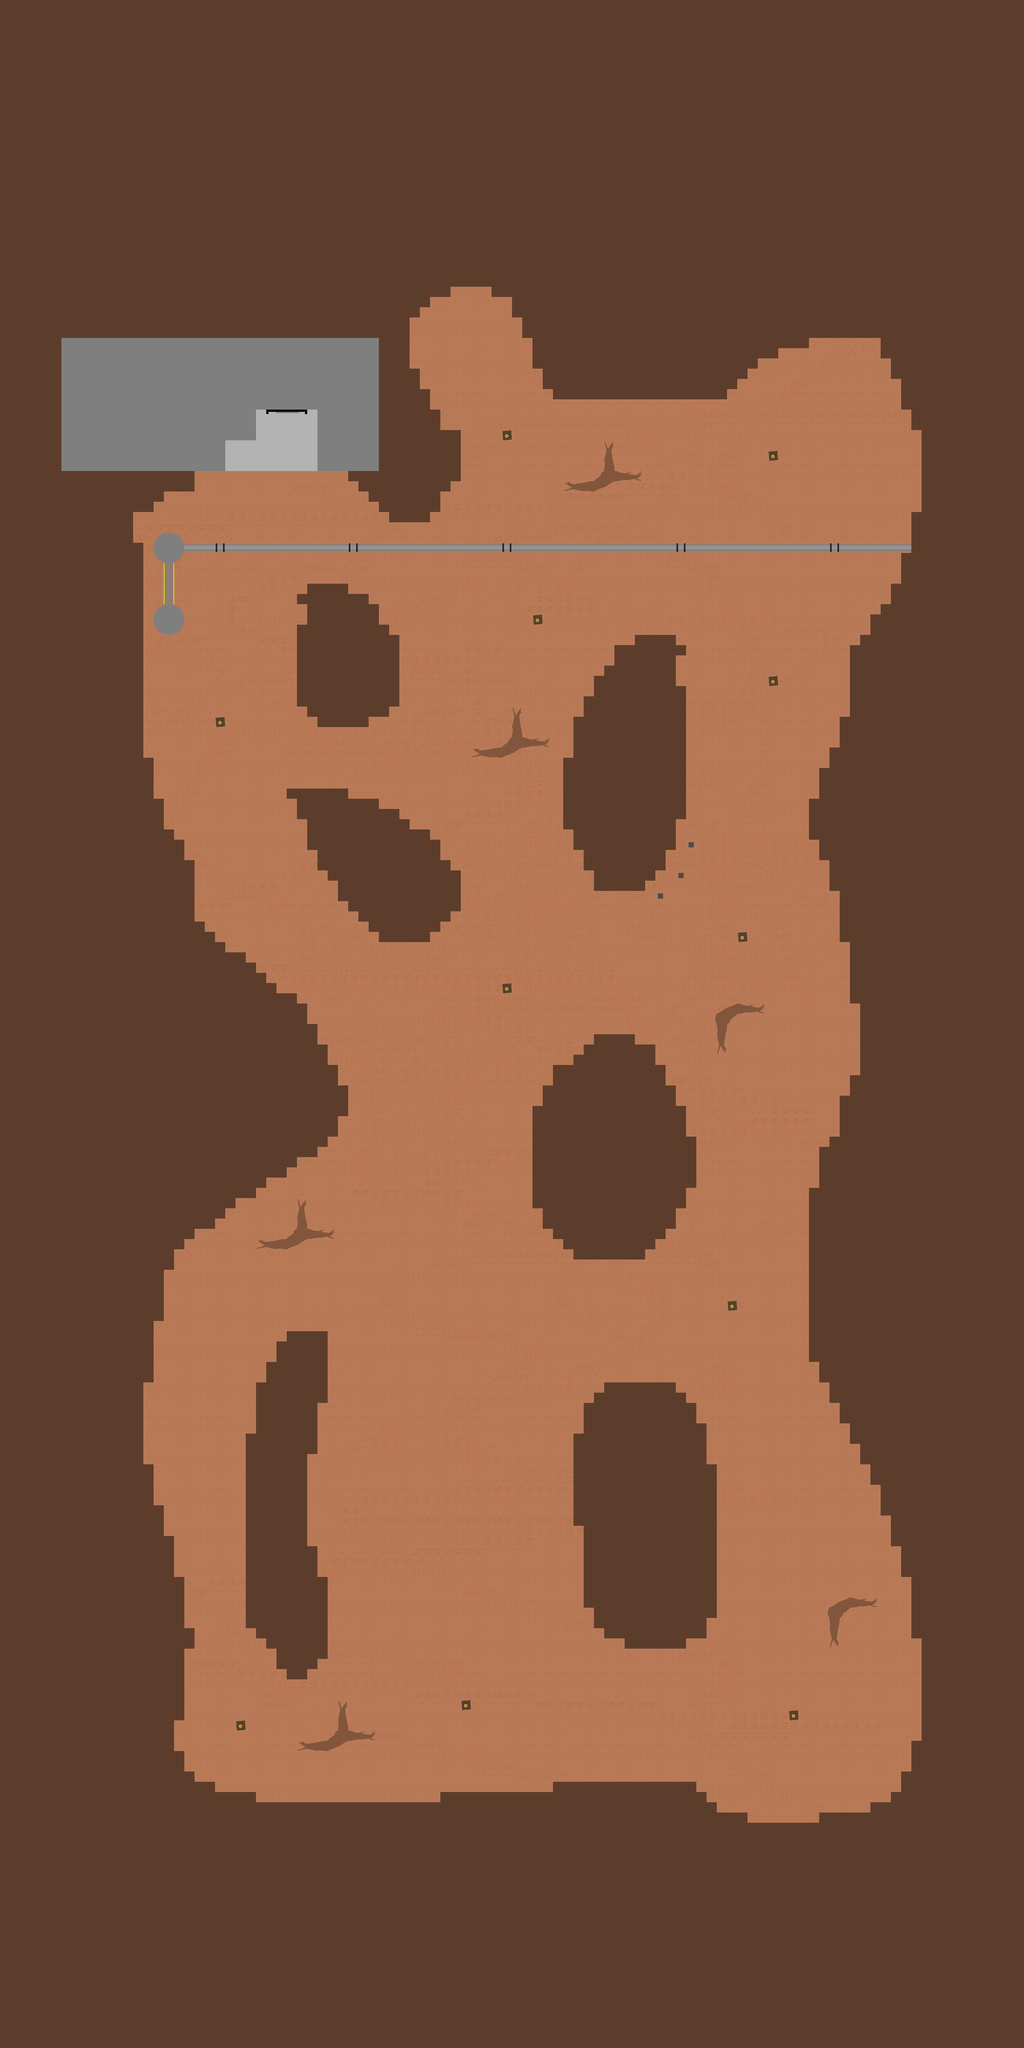

The image is a tile-based game level rendered from a .tmx file. Its description and source (layers, tilesets, objects; grid data summarised) follow:
An orthogonal 100x200 tile map with 32x32 px tiles, 5 tile layers (dropship, background, walls, overhead, ...), 1 hidden layer not drawn, 18 tilesets.

<map version="1.10" tiledversion="1.10.2" orientation="orthogonal" renderorder="right-down" width="100" height="200" tilewidth="32" tileheight="32" infinite="0" nextlayerid="8" nextobjectid="1">
 <tileset firstgid="1" source="background.tsx" />
 <tileset firstgid="5" name="walls" tilewidth="32" tileheight="32" tilecount="1" columns="1">
  <image source="wall.png" width="32" height="32" />
 </tileset>
 <tileset firstgid="6" source="entrance_walls.tsx" />
 <tileset firstgid="7" source="main.tsx" />
 <tileset firstgid="8" source="sell_area.tsx" />
 <tileset firstgid="9" source="large dark grey.tsx" />
 <tileset firstgid="10" source="stiars.tsx" />
 <tileset firstgid="11" source="comp_background.tsx" />
 <tileset firstgid="12" source="sider.tsx" />
 <tileset firstgid="13" source="sideb.tsx" />
 <tileset firstgid="14" source="sidec.tsx" />
 <tileset firstgid="15" source="noside.tsx" />
 <tileset firstgid="16" source="post.tsx" />
 <tileset firstgid="17" source="branch.tsx" />
 <tileset firstgid="32" source="main_entrance_sprite.tsx" />
 <tileset firstgid="36" source="more_outdoor_features.tsx" />
 <tileset firstgid="76" source="both_sides.tsx" />
 <tileset firstgid="77" source="bell.tsx" />
 <layer id="5" name="dropship" width="100" height="200">
  <data>[20000 cells, 1 non-empty, 1 distinct tile ids]</data>
 </layer>
 <layer id="4" name="background" width="100" height="200">
  <data>[20000 cells, 20000 non-empty, 6 distinct tile ids]</data>
 </layer>
 <layer id="3" name="entrance" width="100" height="200" visible="0">
  <data>[20000 cells, 12 non-empty, 1 distinct tile ids]</data>
 </layer>
 <layer id="2" name="walls" width="100" height="200">
  <data>[20000 cells, 2971 non-empty, 8 distinct tile ids]</data>
 </layer>
 <layer id="6" name="overhead" width="100" height="200">
  <data>[20000 cells, 167 non-empty, 26 distinct tile ids]</data>
 </layer>
 <layer id="7" name="spawn_regions" width="100" height="200">
  <data>[20000 cells, 11 non-empty, 1 distinct tile ids]</data>
 </layer>
</map>
